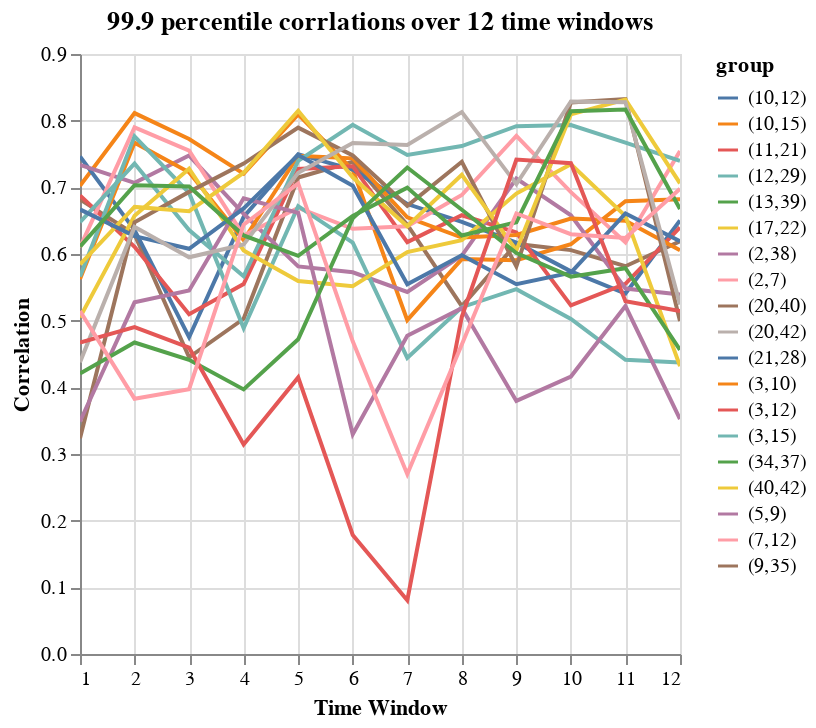

Here is the notebook cell this chart was saved with:
### Code cell
combined_chart = alt.layer(*charts.values()).interactive()
combined_chart

### Figure 1 — Vega-Lite specification as saved in the notebook (floating-point values rounded to 4 significant figures)
{"config": {"view": {"continuousWidth": 300, "continuousHeight": 300}}, "layer": [{"data": {"name": "data-19bcc521ea33964115efc17141fcf22c"}, "mark": {"type": "line"}, "encoding": {"color": {"field": "group", "type": "nominal"}, "tooltip": [{"field": "group", "type": "nominal"}], "x": {"field": "x", "title": "Time Window", "type": "quantitative"}, "y": {"field": "y", "title": "Correlation", "type": "quantitative"}}, "name": "view_1", "title": "99.9 percentile corrlations over 12 time windows"}, {"data": {"name": "data-be2ff1dba1b5ac95de4e9b0a1df9a841"}, "mark": {"type": "line"}, "encoding": {"color": {"field": "group", "type": "nominal"}, "tooltip": [{"field": "group", "type": "nominal"}], "x": {"field": "x", "title": "Time Window", "type": "quantitative"}, "y": {"field": "y", "title": "Correlation", "type": "quantitative"}}, "title": "99.9 percentile corrlations over 12 time windows"}, {"data": {"name": "data-d2bff50b2e5536f69bcd90e89adaa2bb"}, "mark": {"type": "line"}, "encoding": {"color": {"field": "group", "type": "nominal"}, "tooltip": [{"field": "group", "type": "nominal"}], "x": {"field": "x", "title": "Time Window", "type": "quantitative"}, "y": {"field": "y", "title": "Correlation", "type": "quantitative"}}, "title": "99.9 percentile corrlations over 12 time windows"}, {"data": {"name": "data-e2e5c8b9d3877de86b08786d06612b73"}, "mark": {"type": "line"}, "encoding": {"color": {"field": "group", "type": "nominal"}, "tooltip": [{"field": "group", "type": "nominal"}], "x": {"field": "x", "title": "Time Window", "type": "quantitative"}, "y": {"field": "y", "title": "Correlation", "type": "quantitative"}}, "title": "99.9 percentile corrlations over 12 time windows"}, {"data": {"name": "data-8a47425f1ee422f3d19c637b6e6f235a"}, "mark": {"type": "line"}, "encoding": {"color": {"field": "group", "type": "nominal"}, "tooltip": [{"field": "group", "type": "nominal"}], "x": {"field": "x", "title": "Time Window", "type": "quantitative"}, "y": {"field": "y", "title": "Correlation", "type": "quantitative"}}, "title": "99.9 percentile corrlations over 12 time windows"}, {"data": {"name": "data-13c22368a5ac2013bcb7b4087480ba06"}, "mark": {"type": "line"}, "encoding": {"color": {"field": "group", "type": "nominal"}, "tooltip": [{"field": "group", "type": "nominal"}], "x": {"field": "x", "title": "Time Window", "type": "quantitative"}, "y": {"field": "y", "title": "Correlation", "type": "quantitative"}}, "title": "99.9 percentile corrlations over 12 time windows"}, {"data": {"name": "data-dd191d979921f08117aa8540793ea2ae"}, "mark": {"type": "line"}, "encoding": {"color": {"field": "group", "type": "nominal"}, "tooltip": [{"field": "group", "type": "nominal"}], "x": {"field": "x", "title": "Time Window", "type": "quantitative"}, "y": {"field": "y", "title": "Correlation", "type": "quantitative"}}, "title": "99.9 percentile corrlations over 12 time windows"}, {"data": {"name": "data-d4165550666c7ded1a47e4d80b74fec8"}, "mark": {"type": "line"}, "encoding": {"color": {"field": "group", "type": "nominal"}, "tooltip": [{"field": "group", "type": "nominal"}], "x": {"field": "x", "title": "Time Window", "type": "quantitative"}, "y": {"field": "y", "title": "Correlation", "type": "quantitative"}}, "title": "99.9 percentile corrlations over 12 time windows"}, {"data": {"name": "data-dddfa631f9783e37c11b18c8bfb0320a"}, "mark": {"type": "line"}, "encoding": {"color": {"field": "group", "type": "nominal"}, "tooltip": [{"field": "group", "type": "nominal"}], "x": {"field": "x", "title": "Time Window", "type": "quantitative"}, "y": {"field": "y", "title": "Correlation", "type": "quantitative"}}, "title": "99.9 percentile corrlations over 12 time windows"}, {"data": {"name": "data-416585cf7cde8747786bda0671a1cd49"}, "mark": {"type": "line"}, "encoding": {"color": {"field": "group", "type": "nominal"}, "tooltip": [{"field": "group", "type": "nominal"}], "x": {"field": "x", "title": "Time Window", "type": "quantitative"}, "y": {"field": "y", "title": "Correlation", "type": "quantitative"}}, "title": "99.9 percentile corrlations over 12 time windows"}, {"data": {"name": "data-e62af22512fff8d1040d78c47b657c46"}, "mark": {"type": "line"}, "encoding": {"color": {"field": "group", "type": "nominal"}, "tooltip": [{"field": "group", "type": "nominal"}], "x": {"field": "x", "title": "Time Window", "type": "quantitative"}, "y": {"field": "y", "title": "Correlation", "type": "quantitative"}}, "title": "99.9 percentile corrlations over 12 time windows"}, {"data": {"name": "data-f59098bc4d16eba49827f3c25d2d45d9"}, "mark": {"type": "line"}, "encoding": {"color": {"field": "group", "type": "nominal"}, "tooltip": [{"field": "group", "type": "nominal"}], "x": {"field": "x", "title": "Time Window", "type": "quantitative"}, "y": {"field": "y", "title": "Correlation", "type": "quantitative"}}, "title": "99.9 percentile corrlations over 12 time windows"}, {"data": {"name": "data-17180d2134bad4d5104cccc228e7738e"}, "mark": {"type": "line"}, "encoding": {"color": {"field": "group", "type": "nominal"}, "tooltip": [{"field": "group", "type": "nominal"}], "x": {"field": "x", "title": "Time Window", "type": "quantitative"}, "y": {"field": "y", "title": "Correlation", "type": "quantitative"}}, "title": "99.9 percentile corrlations over 12 time windows"}, {"data": {"name": "data-c1228b369b1d9ee6f4d9f4bfe598ea7d"}, "mark": {"type": "line"}, "encoding": {"color": {"field": "group", "type": "nominal"}, "tooltip": [{"field": "group", "type": "nominal"}], "x": {"field": "x", "title": "Time Window", "type": "quantitative"}, "y": {"field": "y", "title": "Correlation", "type": "quantitative"}}, "title": "99.9 percentile corrlations over 12 time windows"}, {"data": {"name": "data-59f96bd65ca15a50263e50a641160fa6"}, "mark": {"type": "line"}, "encoding": {"color": {"field": "group", "type": "nominal"}, "tooltip": [{"field": "group", "type": "nominal"}], "x": {"field": "x", "title": "Time Window", "type": "quantitative"}, "y": {"field": "y", "title": "Correlation", "type": "quantitative"}}, "title": "99.9 percentile corrlations over 12 time windows"}, {"data": {"name": "data-e322397b23b194fb12ae60dca12556dd"}, "mark": {"type": "line"}, "encoding": {"color": {"field": "group", "type": "nominal"}, "tooltip": [{"field": "group", "type": "nominal"}], "x": {"field": "x", "title": "Time Window", "type": "quantitative"}, "y": {"field": "y", "title": "Correlation", "type": "quantitative"}}, "title": "99.9 percentile corrlations over 12 time windows"}, {"data": {"name": "data-9c88b7480facd34d3f88acbb05afd7e2"}, "mark": {"type": "line"}, "encoding": {"color": {"field": "group", "type": "nominal"}, "tooltip": [{"field": "group", "type": "nominal"}], "x": {"field": "x", "title": "Time Window", "type": "quantitative"}, "y": {"field": "y", "title": "Correlation", "type": "quantitative"}}, "title": "99.9 percentile corrlations over 12 time windows"}, {"data": {"name": "data-5fe8c0547210a418812320a7fbb60c27"}, "mark": {"type": "line"}, "encoding": {"color": {"field": "group", "type": "nominal"}, "tooltip": [{"field": "group", "type": "nominal"}], "x": {"field": "x", "title": "Time Window", "type": "quantitative"}, "y": {"field": "y", "title": "Correlation", "type": "quantitative"}}, "title": "99.9 percentile corrlations over 12 time windows"}, {"data": {"name": "data-8bebbee23b5ceb55a1bd50f37cc0c08e"}, "mark": {"type": "line"}, "encoding": {"color": {"field": "group", "type": "nominal"}, "tooltip": [{"field": "group", "type": "nominal"}], "x": {"field": "x", "title": "Time Window", "type": "quantitative"}, "y": {"field": "y", "title": "Correlation", "type": "quantitative"}}, "title": "99.9 percentile corrlations over 12 time windows"}], "params": [{"name": "param_1", "select": {"type": "interval", "encodings": ["x", "y"]}, "bind": "scales", "views": ["view_1"]}], "$schema": "https://vega.github.io/schema/vega-lite/v5.20.1.json", "datasets": {"data-19bcc521ea33964115efc17141fcf22c": [{"x": 1, "y": 0.6818, "group": "(9,35)"}, {"x": 2, "y": 0.6293, "group": "(9,35)"}, {"x": 3, "y": 0.4451, "group": "(9,35)"}, {"x": 4, "y": 0.5028, "group": "(9,35)"}, {"x": 5, "y": 0.7147, "group": "(9,35)"}, {"x": 6, "y": 0.7382, "group": "(9,35)"}, {"x": 7, "y": 0.6439, "group": "(9,35)"}, {"x": 8, "y": 0.5218, "group": "(9,35)"}, {"x": 9, "y": 0.6151, "group": "(9,35)"}, {"x": 10, "y": 0.6058, "group": "(9,35)"}, {"x": 11, "y": 0.5817, "group": "(9,35)"}, {"x": 12, "y": 0.6189, "group": "(9,35)"}], "data-be2ff1dba1b5ac95de4e9b0a1df9a841": [{"x": 1, "y": 0.7021, "group": "(3,10)"}, {"x": 2, "y": 0.8114, "group": "(3,10)"}, {"x": 3, "y": 0.7725, "group": "(3,10)"}, {"x": 4, "y": 0.7205, "group": "(3,10)"}, {"x": 5, "y": 0.8096, "group": "(3,10)"}, {"x": 6, "y": 0.7262, "group": "(3,10)"}, {"x": 7, "y": 0.5008, "group": "(3,10)"}, {"x": 8, "y": 0.5924, "group": "(3,10)"}, {"x": 9, "y": 0.5908, "group": "(3,10)"}, {"x": 10, "y": 0.6147, "group": "(3,10)"}, {"x": 11, "y": 0.6791, "group": "(3,10)"}, {"x": 12, "y": 0.6821, "group": "(3,10)"}], "data-d2bff50b2e5536f69bcd90e89adaa2bb": [{"x": 1, "y": 0.7463, "group": "(21,28)"}, {"x": 2, "y": 0.6357, "group": "(21,28)"}, {"x": 3, "y": 0.4752, "group": "(21,28)"}, {"x": 4, "y": 0.6558, "group": "(21,28)"}, {"x": 5, "y": 0.7497, "group": "(21,28)"}, {"x": 6, "y": 0.7266, "group": "(21,28)"}, {"x": 7, "y": 0.6749, "group": "(21,28)"}, {"x": 8, "y": 0.6481, "group": "(21,28)"}, {"x": 9, "y": 0.617, "group": "(21,28)"}, {"x": 10, "y": 0.574, "group": "(21,28)"}, {"x": 11, "y": 0.5407, "group": "(21,28)"}, {"x": 12, "y": 0.6504, "group": "(21,28)"}], "data-e2e5c8b9d3877de86b08786d06612b73": [{"x": 1, "y": 0.6879, "group": "(3,12)"}, {"x": 2, "y": 0.6108, "group": "(3,12)"}, {"x": 3, "y": 0.5098, "group": "(3,12)"}, {"x": 4, "y": 0.555, "group": "(3,12)"}, {"x": 5, "y": 0.7275, "group": "(3,12)"}, {"x": 6, "y": 0.7317, "group": "(3,12)"}, {"x": 7, "y": 0.6178, "group": "(3,12)"}, {"x": 8, "y": 0.6582, "group": "(3,12)"}, {"x": 9, "y": 0.6323, "group": "(3,12)"}, {"x": 10, "y": 0.523, "group": "(3,12)"}, {"x": 11, "y": 0.5552, "group": "(3,12)"}, {"x": 12, "y": 0.6398, "group": "(3,12)"}], "data-8a47425f1ee422f3d19c637b6e6f235a": [{"x": 1, "y": 0.7338, "group": "(5,9)"}, {"x": 2, "y": 0.7068, "group": "(5,9)"}, {"x": 3, "y": 0.7477, "group": "(5,9)"}, {"x": 4, "y": 0.6604, "group": "(5,9)"}, {"x": 5, "y": 0.5814, "group": "(5,9)"}, {"x": 6, "y": 0.5726, "group": "(5,9)"}, {"x": 7, "y": 0.5431, "group": "(5,9)"}, {"x": 8, "y": 0.5977, "group": "(5,9)"}, {"x": 9, "y": 0.7132, "group": "(5,9)"}, {"x": 10, "y": 0.6581, "group": "(5,9)"}, {"x": 11, "y": 0.5482, "group": "(5,9)"}, {"x": 12, "y": 0.5393, "group": "(5,9)"}], "data-13c22368a5ac2013bcb7b4087480ba06": [{"x": 1, "y": 0.5626, "group": "(10,15)"}, {"x": 2, "y": 0.767, "group": "(10,15)"}, {"x": 3, "y": 0.7226, "group": "(10,15)"}, {"x": 4, "y": 0.6209, "group": "(10,15)"}, {"x": 5, "y": 0.7474, "group": "(10,15)"}, {"x": 6, "y": 0.7435, "group": "(10,15)"}, {"x": 7, "y": 0.655, "group": "(10,15)"}, {"x": 8, "y": 0.6247, "group": "(10,15)"}, {"x": 9, "y": 0.6285, "group": "(10,15)"}, {"x": 10, "y": 0.6531, "group": "(10,15)"}, {"x": 11, "y": 0.6498, "group": "(10,15)"}, {"x": 12, "y": 0.6056, "group": "(10,15)"}], "data-dd191d979921f08117aa8540793ea2ae": [{"x": 1, "y": 0.61, "group": "(2,7)"}, {"x": 2, "y": 0.79, "group": "(2,7)"}, {"x": 3, "y": 0.755, "group": "(2,7)"}, {"x": 4, "y": 0.6276, "group": "(2,7)"}, {"x": 5, "y": 0.6693, "group": "(2,7)"}, {"x": 6, "y": 0.6378, "group": "(2,7)"}, {"x": 7, "y": 0.6417, "group": "(2,7)"}, {"x": 8, "y": 0.6885, "group": "(2,7)"}, {"x": 9, "y": 0.7772, "group": "(2,7)"}, {"x": 10, "y": 0.6927, "group": "(2,7)"}, {"x": 11, "y": 0.6173, "group": "(2,7)"}, {"x": 12, "y": 0.7545, "group": "(2,7)"}], "data-d4165550666c7ded1a47e4d80b74fec8": [{"x": 1, "y": 0.6478, "group": "(12,29)"}, {"x": 2, "y": 0.7357, "group": "(12,29)"}, {"x": 3, "y": 0.6359, "group": "(12,29)"}, {"x": 4, "y": 0.5665, "group": "(12,29)"}, {"x": 5, "y": 0.7397, "group": "(12,29)"}, {"x": 6, "y": 0.7937, "group": "(12,29)"}, {"x": 7, "y": 0.7485, "group": "(12,29)"}, {"x": 8, "y": 0.7619, "group": "(12,29)"}, {"x": 9, "y": 0.7918, "group": "(12,29)"}, {"x": 10, "y": 0.7935, "group": "(12,29)"}, {"x": 11, "y": 0.767, "group": "(12,29)"}, {"x": 12, "y": 0.7397, "group": "(12,29)"}], "data-dddfa631f9783e37c11b18c8bfb0320a": [{"x": 1, "y": 0.5664, "group": "(3,15)"}, {"x": 2, "y": 0.7764, "group": "(3,15)"}, {"x": 3, "y": 0.6916, "group": "(3,15)"}, {"x": 4, "y": 0.4889, "group": "(3,15)"}, {"x": 5, "y": 0.6718, "group": "(3,15)"}, {"x": 6, "y": 0.6172, "group": "(3,15)"}, {"x": 7, "y": 0.4441, "group": "(3,15)"}, {"x": 8, "y": 0.5202, "group": "(3,15)"}, {"x": 9, "y": 0.5472, "group": "(3,15)"}, {"x": 10, "y": 0.5027, "group": "(3,15)"}, {"x": 11, "y": 0.4414, "group": "(3,15)"}, {"x": 12, "y": 0.4373, "group": "(3,15)"}], "data-416585cf7cde8747786bda0671a1cd49": [{"x": 1, "y": 0.5049, "group": "(17,22)"}, {"x": 2, "y": 0.6573, "group": "(17,22)"}, {"x": 3, "y": 0.7279, "group": "(17,22)"}, {"x": 4, "y": 0.6054, "group": "(17,22)"}, {"x": 5, "y": 0.5595, "group": "(17,22)"}, {"x": 6, "y": 0.5515, "group": "(17,22)"}, {"x": 7, "y": 0.6029, "group": "(17,22)"}, {"x": 8, "y": 0.6208, "group": "(17,22)"}, {"x": 9, "y": 0.6907, "group": "(17,22)"}, {"x": 10, "y": 0.7346, "group": "(17,22)"}, {"x": 11, "y": 0.6569, "group": "(17,22)"}, {"x": 12, "y": 0.4318, "group": "(17,22)"}], "data-e62af22512fff8d1040d78c47b657c46": [{"x": 1, "y": 0.3238, "group": "(20,40)"}, {"x": 2, "y": 0.6476, "group": "(20,40)"}, {"x": 3, "y": 0.6932, "group": "(20,40)"}, {"x": 4, "y": 0.7356, "group": "(20,40)"}, {"x": 5, "y": 0.7895, "group": "(20,40)"}, {"x": 6, "y": 0.7479, "group": "(20,40)"}, {"x": 7, "y": 0.6722, "group": "(20,40)"}, {"x": 8, "y": 0.7384, "group": "(20,40)"}, {"x": 9, "y": 0.5815, "group": "(20,40)"}, {"x": 10, "y": 0.8274, "group": "(20,40)"}, {"x": 11, "y": 0.8325, "group": "(20,40)"}, {"x": 12, "y": 0.4994, "group": "(20,40)"}], "data-f59098bc4d16eba49827f3c25d2d45d9": [{"x": 1, "y": 0.5846, "group": "(40,42)"}, {"x": 2, "y": 0.6706, "group": "(40,42)"}, {"x": 3, "y": 0.6641, "group": "(40,42)"}, {"x": 4, "y": 0.7219, "group": "(40,42)"}, {"x": 5, "y": 0.8148, "group": "(40,42)"}, {"x": 6, "y": 0.7151, "group": "(40,42)"}, {"x": 7, "y": 0.6417, "group": "(40,42)"}, {"x": 8, "y": 0.7187, "group": "(40,42)"}, {"x": 9, "y": 0.6054, "group": "(40,42)"}, {"x": 10, "y": 0.8095, "group": "(40,42)"}, {"x": 11, "y": 0.8318, "group": "(40,42)"}, {"x": 12, "y": 0.7061, "group": "(40,42)"}], "data-17180d2134bad4d5104cccc228e7738e": [{"x": 1, "y": 0.3487, "group": "(2,38)"}, {"x": 2, "y": 0.5275, "group": "(2,38)"}, {"x": 3, "y": 0.5452, "group": "(2,38)"}, {"x": 4, "y": 0.6835, "group": "(2,38)"}, {"x": 5, "y": 0.6618, "group": "(2,38)"}, {"x": 6, "y": 0.3295, "group": "(2,38)"}, {"x": 7, "y": 0.4772, "group": "(2,38)"}, {"x": 8, "y": 0.5187, "group": "(2,38)"}, {"x": 9, "y": 0.3796, "group": "(2,38)"}, {"x": 10, "y": 0.4162, "group": "(2,38)"}, {"x": 11, "y": 0.5218, "group": "(2,38)"}, {"x": 12, "y": 0.3524, "group": "(2,38)"}], "data-c1228b369b1d9ee6f4d9f4bfe598ea7d": [{"x": 1, "y": 0.6669, "group": "(10,12)"}, {"x": 2, "y": 0.6268, "group": "(10,12)"}, {"x": 3, "y": 0.6078, "group": "(10,12)"}, {"x": 4, "y": 0.6684, "group": "(10,12)"}, {"x": 5, "y": 0.7486, "group": "(10,12)"}, {"x": 6, "y": 0.7025, "group": "(10,12)"}, {"x": 7, "y": 0.5546, "group": "(10,12)"}, {"x": 8, "y": 0.598, "group": "(10,12)"}, {"x": 9, "y": 0.5547, "group": "(10,12)"}, {"x": 10, "y": 0.572, "group": "(10,12)"}, {"x": 11, "y": 0.661, "group": "(10,12)"}, {"x": 12, "y": 0.6191, "group": "(10,12)"}], "data-59f96bd65ca15a50263e50a641160fa6": [{"x": 1, "y": 0.4377, "group": "(20,42)"}, {"x": 2, "y": 0.6407, "group": "(20,42)"}, {"x": 3, "y": 0.5951, "group": "(20,42)"}, {"x": 4, "y": 0.6143, "group": "(20,42)"}, {"x": 5, "y": 0.7218, "group": "(20,42)"}, {"x": 6, "y": 0.7664, "group": "(20,42)"}, {"x": 7, "y": 0.7635, "group": "(20,42)"}, {"x": 8, "y": 0.8128, "group": "(20,42)"}, {"x": 9, "y": 0.7049, "group": "(20,42)"}, {"x": 10, "y": 0.8289, "group": "(20,42)"}, {"x": 11, "y": 0.8275, "group": "(20,42)"}, {"x": 12, "y": 0.5243, "group": "(20,42)"}], "data-e322397b23b194fb12ae60dca12556dd": [{"x": 1, "y": 0.4206, "group": "(13,39)"}, {"x": 2, "y": 0.4673, "group": "(13,39)"}, {"x": 3, "y": 0.4414, "group": "(13,39)"}, {"x": 4, "y": 0.3969, "group": "(13,39)"}, {"x": 5, "y": 0.4721, "group": "(13,39)"}, {"x": 6, "y": 0.6535, "group": "(13,39)"}, {"x": 7, "y": 0.7298, "group": "(13,39)"}, {"x": 8, "y": 0.6664, "group": "(13,39)"}, {"x": 9, "y": 0.6015, "group": "(13,39)"}, {"x": 10, "y": 0.566, "group": "(13,39)"}, {"x": 11, "y": 0.5786, "group": "(13,39)"}, {"x": 12, "y": 0.4562, "group": "(13,39)"}], "data-9c88b7480facd34d3f88acbb05afd7e2": [{"x": 1, "y": 0.4671, "group": "(11,21)"}, {"x": 2, "y": 0.4904, "group": "(11,21)"}, {"x": 3, "y": 0.4594, "group": "(11,21)"}, {"x": 4, "y": 0.3142, "group": "(11,21)"}, {"x": 5, "y": 0.4149, "group": "(11,21)"}, {"x": 6, "y": 0.1786, "group": "(11,21)"}, {"x": 7, "y": 0.08051, "group": "(11,21)"}, {"x": 8, "y": 0.5059, "group": "(11,21)"}, {"x": 9, "y": 0.7417, "group": "(11,21)"}, {"x": 10, "y": 0.7362, "group": "(11,21)"}, {"x": 11, "y": 0.529, "group": "(11,21)"}, {"x": 12, "y": 0.5144, "group": "(11,21)"}], "data-5fe8c0547210a418812320a7fbb60c27": [{"x": 1, "y": 0.6111, "group": "(34,37)"}, {"x": 2, "y": 0.7031, "group": "(34,37)"}, {"x": 3, "y": 0.7012, "group": "(34,37)"}, {"x": 4, "y": 0.6279, "group": "(34,37)"}, {"x": 5, "y": 0.5974, "group": "(34,37)"}, {"x": 6, "y": 0.6571, "group": "(34,37)"}, {"x": 7, "y": 0.6996, "group": "(34,37)"}, {"x": 8, "y": 0.6277, "group": "(34,37)"}, {"x": 9, "y": 0.6476, "group": "(34,37)"}, {"x": 10, "y": 0.814, "group": "(34,37)"}, {"x": 11, "y": 0.8168, "group": "(34,37)"}, {"x": 12, "y": 0.6675, "group": "(34,37)"}], "data-8bebbee23b5ceb55a1bd50f37cc0c08e": [{"x": 1, "y": 0.5145, "group": "(7,12)"}, {"x": 2, "y": 0.383, "group": "(7,12)"}, {"x": 3, "y": 0.3973, "group": "(7,12)"}, {"x": 4, "y": 0.644, "group": "(7,12)"}, {"x": 5, "y": 0.7058, "group": "(7,12)"}, {"x": 6, "y": 0.469, "group": "(7,12)"}, {"x": 7, "y": 0.2698, "group": "(7,12)"}, {"x": 8, "y": 0.4644, "group": "(7,12)"}, {"x": 9, "y": 0.6608, "group": "(7,12)"}, {"x": 10, "y": 0.6297, "group": "(7,12)"}, {"x": 11, "y": 0.624, "group": "(7,12)"}, {"x": 12, "y": 0.6978, "group": "(7,12)"}]}}
